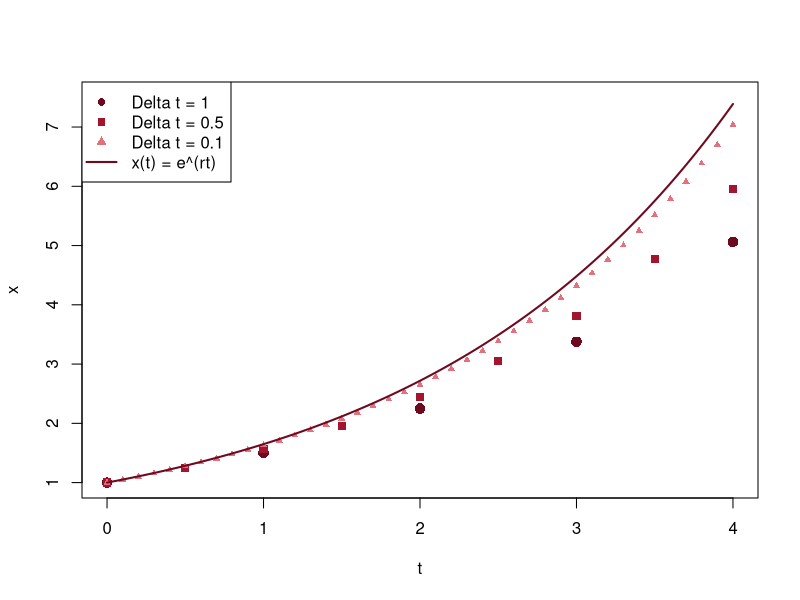

Source code (R):
# Abb. 3.1: vom zeitdiskreten zum kontinuierlichen Wachstum (Buch, Abschnitt 3.1, Gl. 3.1 und 3.2)
# x(t + dt) = (1 + r dt) x(t) mit r = 0.5, x(0) = 1 für dt = 1, 0.5, 0.1; für dt -> 0 entsteht x(t) = e^(r t)
# (c) 2026 Philipp Kügler · Programm zum Buch „Dynamische Systeme in den Lebenswissenschaften“ · MIT-Lizenz (siehe LICENSE)
r <- 0.5
rot <- c(rgb(0.43, 0.04, 0.12), rgb(0.64, 0.08, 0.18), rgb(0.89, 0.44, 0.49)); zeichen <- c(16, 15, 17)
plot(NULL, xlim = c(0, 4), ylim = c(1, 7.5), xlab = "t", ylab = "x")
dts <- c(1, 0.5, 0.1)
for (i in 1:3) {
  dt <- dts[i]
  n <- 0:round(4 / dt)
  x <- (1 + r * dt)^n                    # Lösung der Differenzengleichung
  points(n * dt, x, pch = zeichen[i], col = rot[i], cex = c(1.4, 1.1, 0.7)[i])
  cat(sprintf("dt = %g: x(4) = %.4f\n", dt, x[length(x)]))
}
t <- seq(0, 4, length.out = 300)
lines(t, exp(r * t), col = rot[1], lwd = 2)
cat(sprintf("e^(0.5*4) = %.4f\n", exp(2)))
legend("topleft", legend = c(sprintf("Delta t = %g", dts), "x(t) = e^(rt)"), col = c(rot, rot[1]), pch = c(zeichen, NA), lwd = c(NA, NA, NA, 2))
